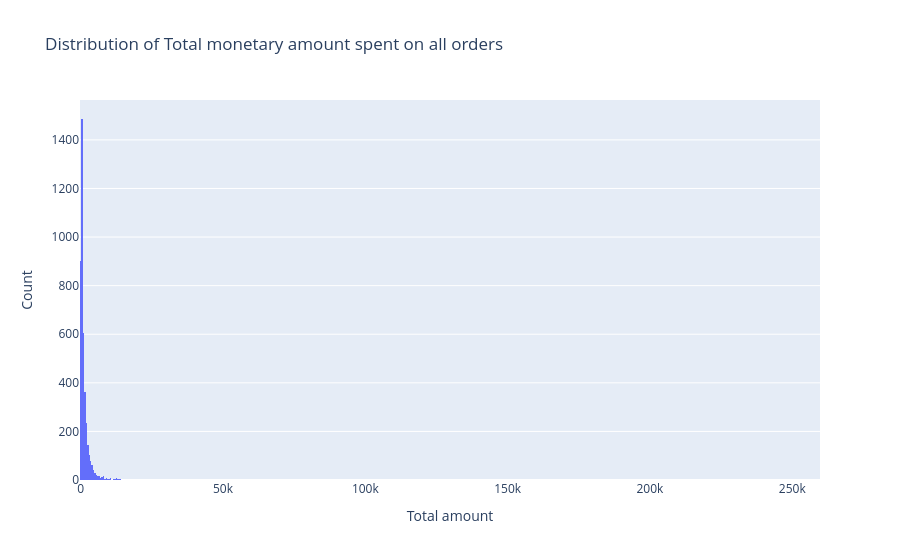

Notebook cell for this chart:
### Code cell
# Explore Total Spent
fig=px.histogram(df, x="TotalSpent",
                 title="Distribution of Total monetary amount spent on all orders")
fig.update_layout(xaxis_title='Total amount', yaxis_title='Count')
fig.show()

### Figure 1 — Plotly figure (JSON) as saved in the notebook; plotly's stock layout.template omitted (floating-point values rounded to 4 significant figures; data arrays with more than 128 entries replaced by an {"elided": "..."} marker saying what was removed)
{"data": [{"bingroup": "x", "hovertemplate": "TotalSpent=%{x}<br>count=%{y}<extra></extra>", "legendgroup": "", "marker": {"color": "#636efa", "pattern": {"shape": ""}}, "name": "", "orientation": "v", "showlegend": false, "type": "histogram", "x": {"elided": "4239 float values"}, "xaxis": "x", "yaxis": "y"}], "layout": {"barmode": "relative", "legend": {"tracegroupgap": 0}, "title": {"text": "Distribution of Total monetary amount spent on all orders"}, "xaxis": {"anchor": "y", "domain": [0, 1], "title": {"text": "Total amount"}}, "yaxis": {"anchor": "x", "domain": [0, 1], "title": {"text": "Count"}}}}
